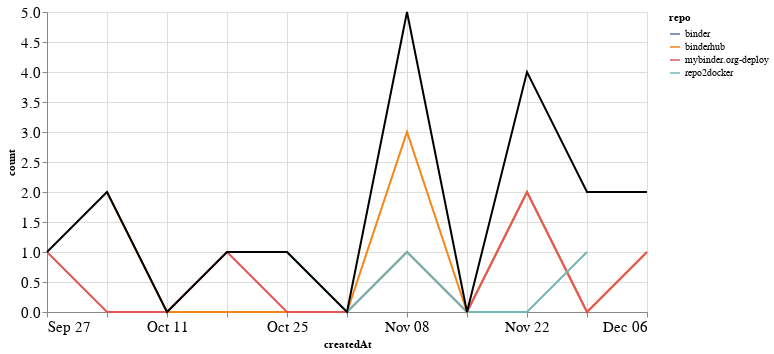

Notebook code cell kept with this figure:
### Markdown cell above
### PRs

### Code cell
prs_time = prs.groupby('repo').resample('W', on='createdAt').count()['author'].reset_index()
prs_time = prs_time.rename(columns={'author': 'count'})
prs_time_total = prs_time.groupby('createdAt').agg({"count": "sum"}).reset_index()

ch1 = alt.Chart(prs_time, width=600).mark_line().encode(
    x='createdAt',
    y='count',
    color='repo',
    tooltip="repo"
)

ch2 = alt.Chart(prs_time_total, width=600).mark_line(color="black").encode(
    x='createdAt',
    y='count',
)

ch1 + ch2

### Figure 1 — Vega-Lite specification as saved in the notebook (floating-point values rounded to 4 significant figures)
{"config": {"axisLeft": {"labelFontSize": 15}, "axisBottom": {"labelFontSize": 15}}, "layer": [{"data": {"name": "data-791b42aac54bab92c41e4c831b840435"}, "mark": "line", "encoding": {"color": {"type": "nominal", "field": "repo"}, "tooltip": {"type": "nominal", "field": "repo"}, "x": {"type": "temporal", "field": "createdAt"}, "y": {"type": "quantitative", "field": "count"}}, "width": 600}, {"data": {"name": "data-0516c5b0ed71dcba1b97ed0fa44eb4d9"}, "mark": {"type": "line", "color": "black"}, "encoding": {"x": {"type": "temporal", "field": "createdAt"}, "y": {"type": "quantitative", "field": "count"}}, "width": 600}], "$schema": "https://vega.github.io/schema/vega-lite/v4.8.1.json", "datasets": {"data-791b42aac54bab92c41e4c831b840435": [{"repo": "binder", "createdAt": "2020-11-29T00:00:00", "count": 1}, {"repo": "binderhub", "createdAt": "2020-10-04T00:00:00", "count": 2}, {"repo": "binderhub", "createdAt": "2020-10-11T00:00:00", "count": 0}, {"repo": "binderhub", "createdAt": "2020-10-18T00:00:00", "count": 0}, {"repo": "binderhub", "createdAt": "2020-10-25T00:00:00", "count": 0}, {"repo": "binderhub", "createdAt": "2020-11-01T00:00:00", "count": 0}, {"repo": "binderhub", "createdAt": "2020-11-08T00:00:00", "count": 3}, {"repo": "binderhub", "createdAt": "2020-11-15T00:00:00", "count": 0}, {"repo": "binderhub", "createdAt": "2020-11-22T00:00:00", "count": 2}, {"repo": "binderhub", "createdAt": "2020-11-29T00:00:00", "count": 0}, {"repo": "binderhub", "createdAt": "2020-12-06T00:00:00", "count": 1}, {"repo": "mybinder.org-deploy", "createdAt": "2020-09-27T00:00:00", "count": 1}, {"repo": "mybinder.org-deploy", "createdAt": "2020-10-04T00:00:00", "count": 0}, {"repo": "mybinder.org-deploy", "createdAt": "2020-10-11T00:00:00", "count": 0}, {"repo": "mybinder.org-deploy", "createdAt": "2020-10-18T00:00:00", "count": 1}, {"repo": "mybinder.org-deploy", "createdAt": "2020-10-25T00:00:00", "count": 0}, {"repo": "mybinder.org-deploy", "createdAt": "2020-11-01T00:00:00", "count": 0}, {"repo": "mybinder.org-deploy", "createdAt": "2020-11-08T00:00:00", "count": 1}, {"repo": "mybinder.org-deploy", "createdAt": "2020-11-15T00:00:00", "count": 0}, {"repo": "mybinder.org-deploy", "createdAt": "2020-11-22T00:00:00", "count": 2}, {"repo": "mybinder.org-deploy", "createdAt": "2020-11-29T00:00:00", "count": 0}, {"repo": "mybinder.org-deploy", "createdAt": "2020-12-06T00:00:00", "count": 1}, {"repo": "repo2docker", "createdAt": "2020-10-25T00:00:00", "count": 1}, {"repo": "repo2docker", "createdAt": "2020-11-01T00:00:00", "count": 0}, {"repo": "repo2docker", "createdAt": "2020-11-08T00:00:00", "count": 1}, {"repo": "repo2docker", "createdAt": "2020-11-15T00:00:00", "count": 0}, {"repo": "repo2docker", "createdAt": "2020-11-22T00:00:00", "count": 0}, {"repo": "repo2docker", "createdAt": "2020-11-29T00:00:00", "count": 1}], "data-0516c5b0ed71dcba1b97ed0fa44eb4d9": [{"createdAt": "2020-09-27T00:00:00", "count": 1}, {"createdAt": "2020-10-04T00:00:00", "count": 2}, {"createdAt": "2020-10-11T00:00:00", "count": 0}, {"createdAt": "2020-10-18T00:00:00", "count": 1}, {"createdAt": "2020-10-25T00:00:00", "count": 1}, {"createdAt": "2020-11-01T00:00:00", "count": 0}, {"createdAt": "2020-11-08T00:00:00", "count": 5}, {"createdAt": "2020-11-15T00:00:00", "count": 0}, {"createdAt": "2020-11-22T00:00:00", "count": 4}, {"createdAt": "2020-11-29T00:00:00", "count": 2}, {"createdAt": "2020-12-06T00:00:00", "count": 2}]}}
